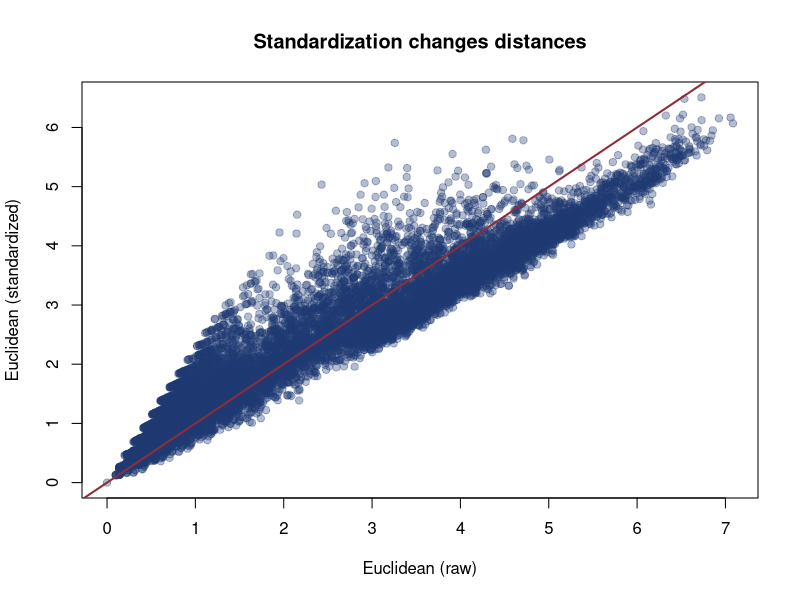
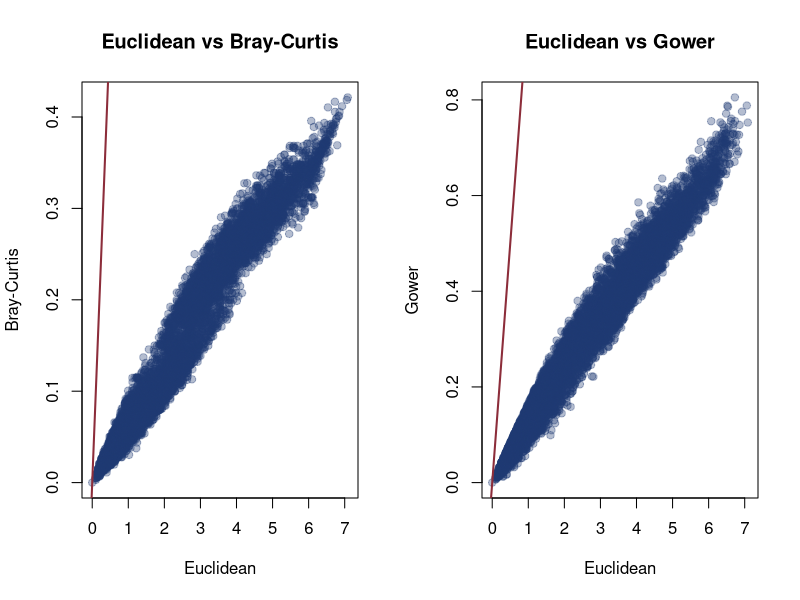
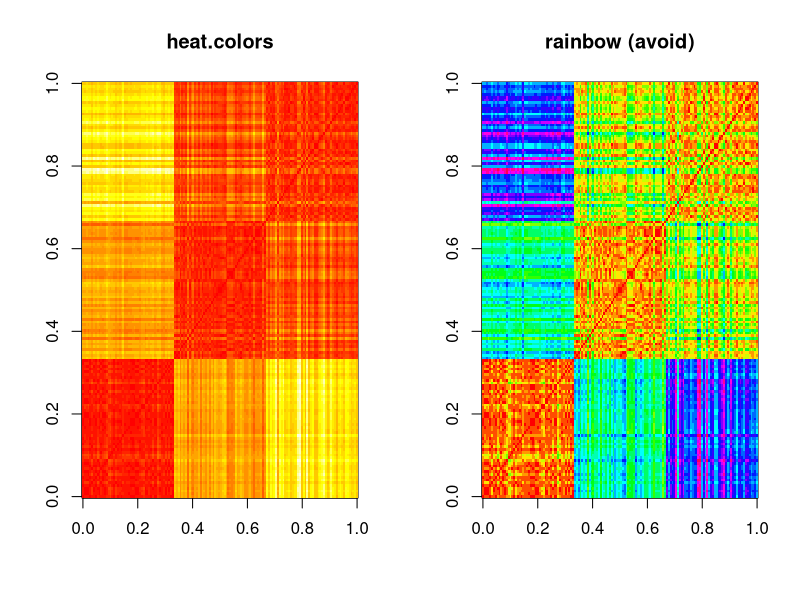
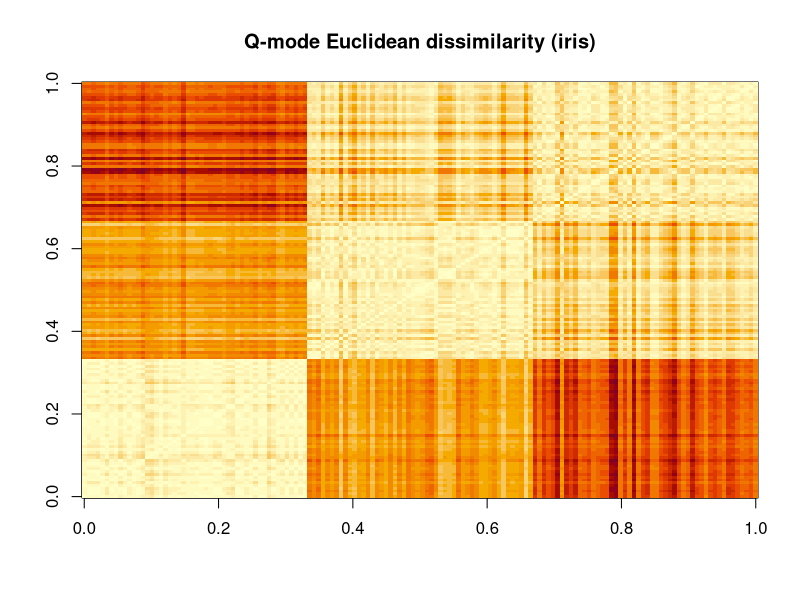
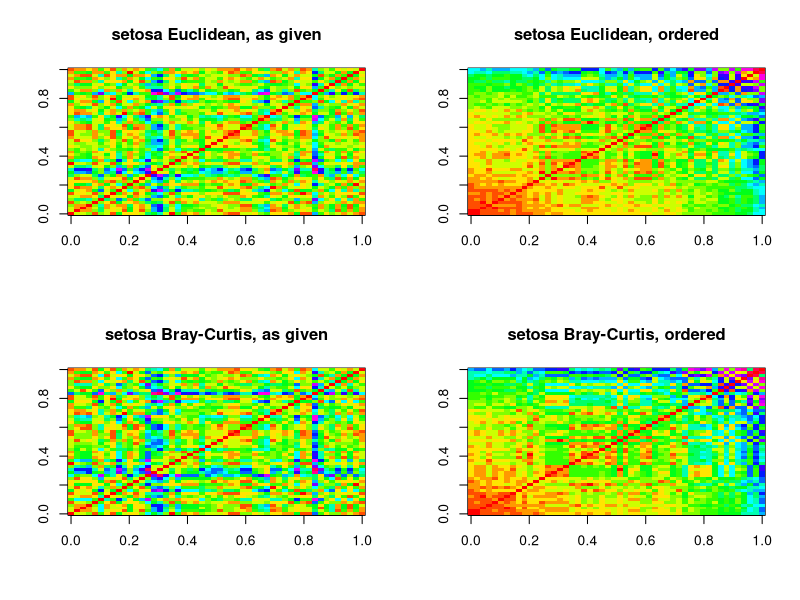
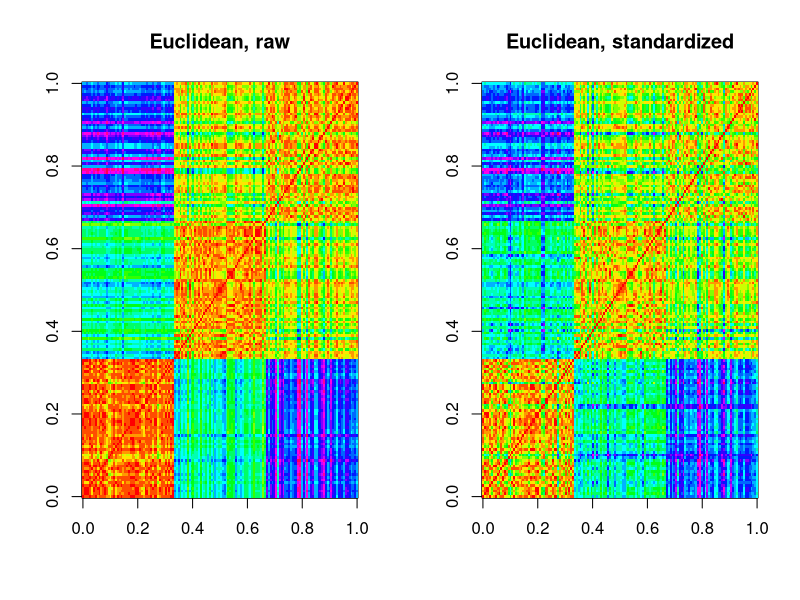
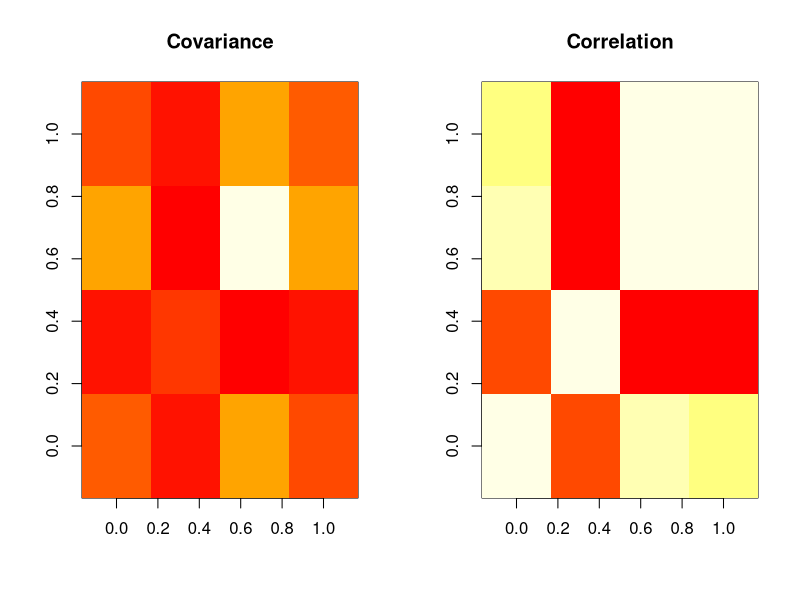

Recreate these plots in R, in order.
## ============================================================================
##  MS_LJMR :: 01_Dissimilarities.R — the Q and R views of a data matrix
##
##  Original authors: Jorge Soberón & Laura Jiménez
##                    (BIOL 943 Multivariate Methods, University of Kansas)
##  Revised for the MS_LJMR edition by: Luis J. Madrigal-Roca
##
##  Revised from 01_QandR_dissimilarities.R.
##  Fixes: the original referenced an undefined object `d_euc2`; here the
##  standardized distance is computed and compared correctly. No setwd()/x11().
## ============================================================================

##  PLAIN CLASSROOM EDITION
##  Generated from R/01_Dissimilarities.R by scripts/make_class_src.py --
##  edit R/01_Dissimilarities.R and regenerate; changes made here will be overwritten.
## ============================================================================

# R packages required
#install.packages("vegan")
library(vegan)

# Built-in data sets used below
data(iris)

## ============================================================================
##  1. THE DATA
## ============================================================================

head(iris)
unique(iris[, 5])                      # which species are in the table
table(iris[, 5])                       # ... and how many of each
cat("\nThe table is", nrow(iris), "objects x", ncol(iris) - 1, "variables\n")

X <- iris[, 1:4]

## ============================================================================
##  2. R MODE -- comparing VARIABLES
## ============================================================================
##  In the R view the units of each variable do not matter to the *question*,
##  but they matter enormously to the *answer*: covariance is in squared units,
##  so a variable measured in millimeters dominates one measured in meters.
m.cov <- cov(X)
cat("\nCovariance matrix (R view):\n"); print(round(m.cov, 3))

m.cor <- cor(X)
cat("\nCorrelation matrix (R view):\n"); print(round(m.cor, 3))

## ---- standardization --------------------------------------------------------
Xs <- scale(X)                                   # z-transform: mean 0, sd 1

cat("\nRaw column means / sds:\n")
print(round(rbind(mean = colMeans(X),  sd = apply(X,  2, sd)), 3))
cat("\nStandardized column means / sds:\n")
print(round(rbind(mean = colMeans(Xs), sd = apply(Xs, 2, sd)), 3))

stopifnot(all(abs(colMeans(Xs)) < 1e-12))
stopifnot(all(abs(apply(Xs, 2, sd) - 1) < 1e-12))

## The point of standardizing, stated as an identity: the COVARIANCE of the
## standardized data IS the CORRELATION of the original data.
ms.cov <- cov(Xs)
cat("\ncov(scale(X)) equals cor(X):", isTRUE(all.equal(ms.cov, m.cor,
                                                       check.attributes = FALSE)), "\n")

## ============================================================================
##  3. Q MODE -- comparing OBJECTS
## ============================================================================
##  There are 150 objects, so 150*149/2 = 11175 pairwise distances.
##  vegan::vegdist() offers dozens of coefficients:
##
##    "manhattan", "euclidean", "canberra", "clark", "bray", "kulczynski",
##    "jaccard", "gower", "altGower", "morisita", "horn", "mountford", "raup",
##    "binomial", "chao", "cao", "mahalanobis", "chisq", "chord", "hellinger",
##    "aitchison", "robust.aitchison"
##
##  A metric satisfies three conditions:  d(x,y) >= 0;  d(x,x) = 0;
##  and the triangle inequality  d(x,y) + d(y,z) >= d(x,z).
##  Several of the coefficients above are *not* metrics but 
##  dissimilarities, like "bray" and "morisita" -- worth knowing before
##  handing one to a method that assumes Euclidean geometry.

cat("\nNumber of pairwise distances:", choose(nrow(X), 2), "\n")

d_euc  <- vegan::vegdist(X,  method = "euclidean", diag = TRUE)   # raw units
d_eucS <- vegan::vegdist(Xs, method = "euclidean", diag = TRUE)   # standardized
d_bray <- vegan::vegdist(X,  method = "bray", diag = TRUE)
d_gow  <- vegan::vegdist(X,  method = "gower", diag = TRUE)

cat("\nRange of each coefficient:\n")
print(round(sapply(list(euclidean = d_euc, euclidean_std = d_eucS,
                        bray = d_bray, gower = d_gow), range), 3))

## ---- raw vs standardized Euclidean ------------------------------------------
## The red line is y = x. Points depart from it because standardizing gives
## sepal width -- the smallest-variance column -- the same say as petal length.
par(mfrow = c(1, 1))
plot(as.vector(d_euc), as.vector(d_eucS), pch = 19, col = "#1f3b7355",
     xlab = "Euclidean (raw)", ylab = "Euclidean (standardized)",
     main = "Standardization changes distances")
abline(0, 1, col = "#8c2d3a", lwd = 2)

## ---- one distance against another -------------------------------------------
op <- par(mfrow = c(1, 2))
plot(as.vector(d_euc), as.vector(d_bray), pch = 19, col = "#1f3b7355",
     xlab = "Euclidean", ylab = "Bray-Curtis", main = "Euclidean vs Bray-Curtis")
abline(0, 1, col = "#8c2d3a", lwd = 2)
plot(as.vector(d_euc), as.vector(d_gow), pch = 19, col = "#1f3b7355",
     xlab = "Euclidean", ylab = "Gower", main = "Euclidean vs Gower")
abline(0, 1, col = "#8c2d3a", lwd = 2)
par(op)

## ============================================================================
##  4. LOOKING AT A DISTANCE MATRIX
## ============================================================================
m_euc   <- as.matrix(d_euc)
m_eucS  <- as.matrix(d_eucS)
m_bray  <- as.matrix(d_bray)

## The same matrix under two palettes. The palette is not cosmetic: a sequential
## ramp shows the gradient, a rainbow invents boundaries that are not there.
op <- par(mfrow = c(1, 2))
image(m_euc, col = heat.colors(20), main = "heat.colors")
image(m_euc, col = rainbow(20),main = "rainbow (avoid)")
par(op)

## the figure used in the book
par(mfrow = c(1, 1))
image(m_euc, col = hcl.colors(20, "YlOrRd", rev = TRUE),
      main = "Q-mode Euclidean dissimilarity (iris)")

## ---- ordering the objects reveals the block structure -----------------------
##  Rows arrive in whatever order the file had. Sorting them by mean distance to
##  everything else turns a speckled square into a gradient: this is the whole
##  idea behind seriation, and the reason a clustered heatmap is readable.
##
##  (The original script computed iiE/jjE and then indexed with ii/jj, and drew
##  setosaE in both Bray-Curtis panels. Both are fixed here.)
order_block <- function(M) M[order(rowMeans(M)), order(colMeans(M))]

setosaE <- m_euc[1:50, 1:50]
setosaB <- m_bray[1:50, 1:50]

op <- par(mfrow = c(2, 2))
image(setosaE, col = rainbow(20), main = "setosa Euclidean, as given")
image(order_block(setosaE), col = rainbow(20), main = "setosa Euclidean, ordered")
image(setosaB, col = rainbow(20), main = "setosa Bray-Curtis, as given")
image(order_block(setosaB), col = rainbow(20), main = "setosa Bray-Curtis, ordered")
par(op)

## ---- raw vs standardized, side by side --------------------------------------
op <- par(mfrow = c(1, 2))
image(m_euc,  col = rainbow(20), main = "Euclidean, raw")
image(m_eucS, col = rainbow(20), main = "Euclidean, standardized")
par(op)

## ---- and the R-mode matrices ------------------------------------------------
op <- par(mfrow = c(1, 2))
image(m.cov, col = heat.colors(20), main = "Covariance")
image(m.cor, col = heat.colors(20), main = "Correlation")
par(op)

cat("\n[01_Dissimilarities] Q view = objects (distances); R view = variables",
    "(correlations). Choice of distance is the first modelling decision.\n")
